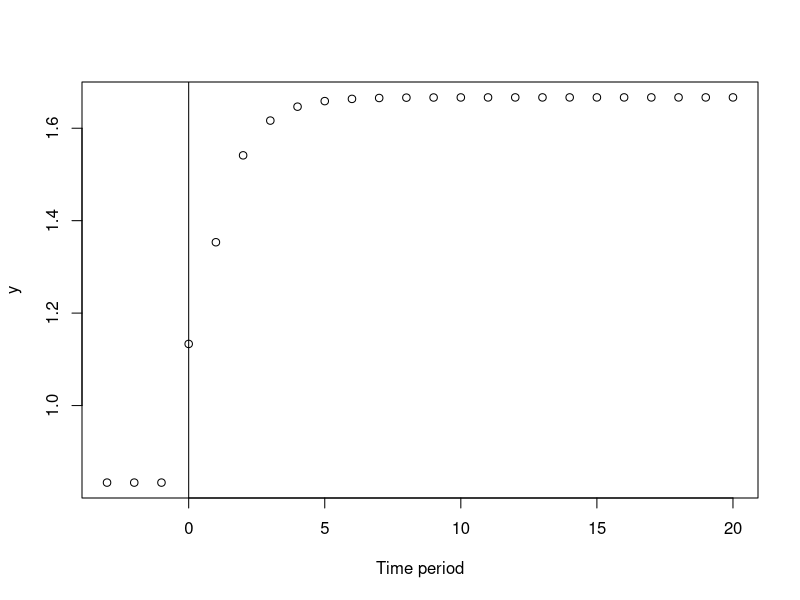
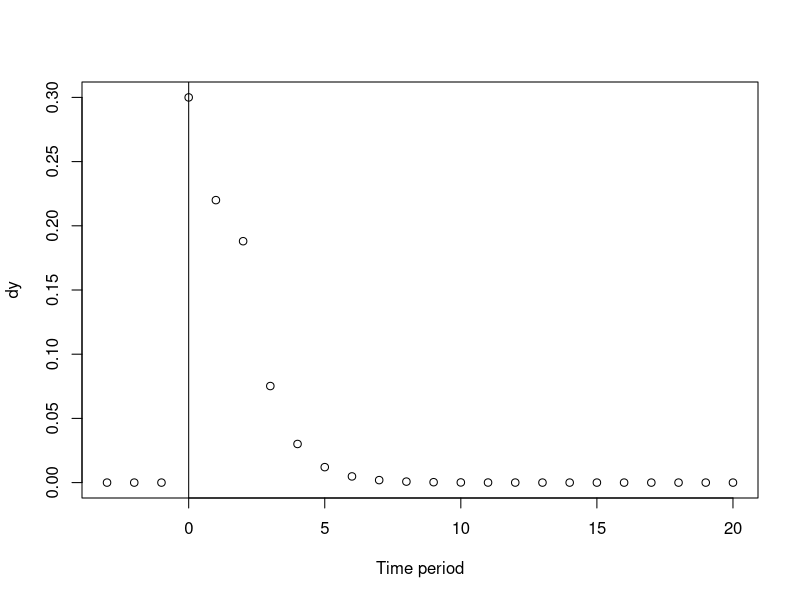

Recreate these plots in R, in order.
## ---- chunk 1
knitr::opts_chunk$set(echo = TRUE)
## ---- chunk 2
gamma <- 0.4
b0 <- 0.3
b1 <- 0.1
b2 <- 0.1
b3 <- 0

w_bar <- 1

y_bar <- (b0 + b1 + b2 + b3)/(1-gamma)
## ---- chunk 3
n = 20

y <- rep(y_bar, n + 4)
w <- rep(w_bar, n + 4)

for (i in seq(4, n + 4)) { # index 4 is period zero
  w[i] <- w_bar + 1
  y[i] <- gamma*y[i-1] + b0*w[i] + b1*w[i-1] + b2*w[i-2] + b3*w[i-3]
}

plot(seq(-3, n), y, xlab = "Time period")
abline(v = 0)
## ---- chunk 4
y[length(y)] - y_bar
## ---- chunk 5
(b0 + b1 + b2)/(1-gamma)
## ---- chunk 6
n = 20

dy <- rep(0, n + 4)  # Initially the df is zero
dw <- rep(0, n + 4)

for (i in seq(4, n + 4)) { # index 4 is period zero
  if (i == 4) dw[i] <- 1    # Increase in first period
  else        dw[i] <- 0
  
  dy[i] <- gamma*dy[i-1] + b0*dw[i] + b1*dw[i-1] + b2*dw[i-2] + b3*dw[i-3]
}

plot(seq(-3, n), dy, xlab = "Time period")
abline(v = 0)
## ---- chunk 7
sum(dy)
